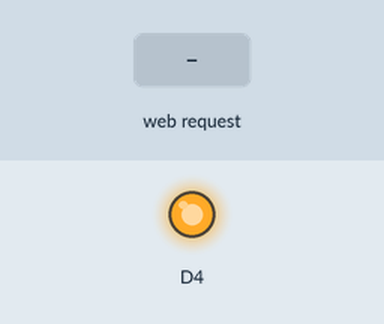
Simulated run of this sketch. Board: ESP8266 (NodeMCU). Shown: output pins drawn as LEDs (lit = HIGH). Inputs (shaded band) come from the test bench. WiFi joins after 1.5 s; servers stay silent unless stated; what the sketch prints to the serial monitor is not drawn.

Above: at 2.7 s.
2.8 s: HTTP request GET /gpio/0 received
At 3.7 s:
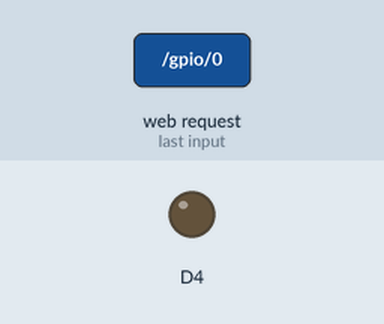
4.3 s: HTTP request GET /gpio/1 received
At 4.8 s:
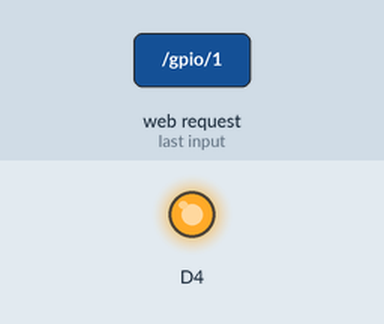
Timing chart, 0 to 7.3 s (numbered marks = the images above; inputs shaded):
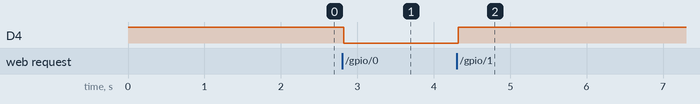

The sketch:

wifimanual.ino
```cpp
/*
    This sketch demonstrates how to set up a simple HTTP-like server.
    The server will set a GPIO pin depending on the request
      http://server_ip/gpio/0 will set the GPIO2 low,
      http://server_ip/gpio/1 will set the GPIO2 high
    server_ip is the IP address of the ESP8266 module, will be
    printed to Serial when the module is connected.
*/

#include <ESP8266WiFi.h>

#ifndef STASSID
#define STASSID "16988"
#define STAPSK  "bric16988"
#endif

// #define LED_BUILTIN D4

const char* ssid = STASSID;
const char* password = STAPSK;

IPAddress ip(192, 168, 3, 98);
IPAddress gateway(192, 168, 3, 2);
IPAddress subnet(255, 255, 255, 0);
IPAddress dns(192, 168, 3, 2);

// Create an instance of the server
// specify the port to listen on as an argument
WiFiServer server(80);

void setup() {
  Serial.begin(9600);

  // prepare LED
  pinMode(D4, OUTPUT);
  digitalWrite(D4, 1);

  // Connect to WiFi network
  Serial.println();
  Serial.println();
  Serial.print(F("Connecting to "));
  Serial.println(ssid);

  WiFi.mode(WIFI_STA);
  WiFi.config(ip, gateway, subnet, dns);
  WiFi.begin(ssid, password);

  while (WiFi.status() != WL_CONNECTED) {
    delay(500);
    Serial.print(F("."));
  }
  Serial.println();
  Serial.println(F("WiFi connected"));

  // Start the server
  server.begin();
  Serial.println(F("Server started"));

  // Print the IP address
  Serial.println(WiFi.localIP());
}

void loop() {
  // Check if a client has connected
  WiFiClient client = server.available();
  if (!client) {
    return;
  }
  Serial.println(F("new client"));

  client.setTimeout(5000); // default is 1000

  // Read the first line of the request
  String req = client.readStringUntil('\r');
  Serial.println(F("request: "));
  Serial.println(req);

  // Match the request
  int val;
  if (req.indexOf(F("/gpio/0")) != -1) {
    val = 0;
  } else if (req.indexOf(F("/gpio/1")) != -1) {
    val = 1;
  } else {
    Serial.println(F("invalid request"));
    val = digitalRead(D4);
  }
  Serial.println(D0);
  Serial.println(D1);
  Serial.println(D2);
  Serial.println(D3);
  Serial.println(D4);
  Serial.println(D5);
  Serial.println(D6);
  Serial.println(D7);
  Serial.println(D8);
  Serial.println(D9);
  Serial.println(A0);

  // Set LED according to the request
  digitalWrite(D4, val);

  // read/ignore the rest of the request
  // do not client.flush(): it is for output only, see below
  while (client.available()) {
    // byte by byte is not very efficient
    client.read();
  }

  // Send the response to the client
  // it is OK for multiple small client.print/write,
  // because nagle algorithm will group them into one single packet
  client.print(F("HTTP/1.1 200 OK\r\nContent-Type: text/html\r\n\r\n<!DOCTYPE HTML>\r\n<html>\r\nGPIO is now "));
  client.print((val) ? F("high") : F("low"));
  client.print(F("<br><br>Click <a href='http://"));
  client.print(WiFi.localIP());
  client.print(F("/gpio/1'>here</a> to switch LED GPIO off, or <a href='http://"));
  client.print(WiFi.localIP());
  client.print(F("/gpio/0'>here</a> to switch LED GPIO on.</html>"));

  // The client will actually be *flushed* then disconnected
  // when the function returns and 'client' object is destroyed (out-of-scope)
  // flush = ensure written data are received by the other side
  Serial.println(F("Disconnecting from client"));
}
```

Measured:
- after the input at 2.8 s, D4: HIGH → LOW at once
- after the input at 4.3 s, D4: LOW → HIGH at once
